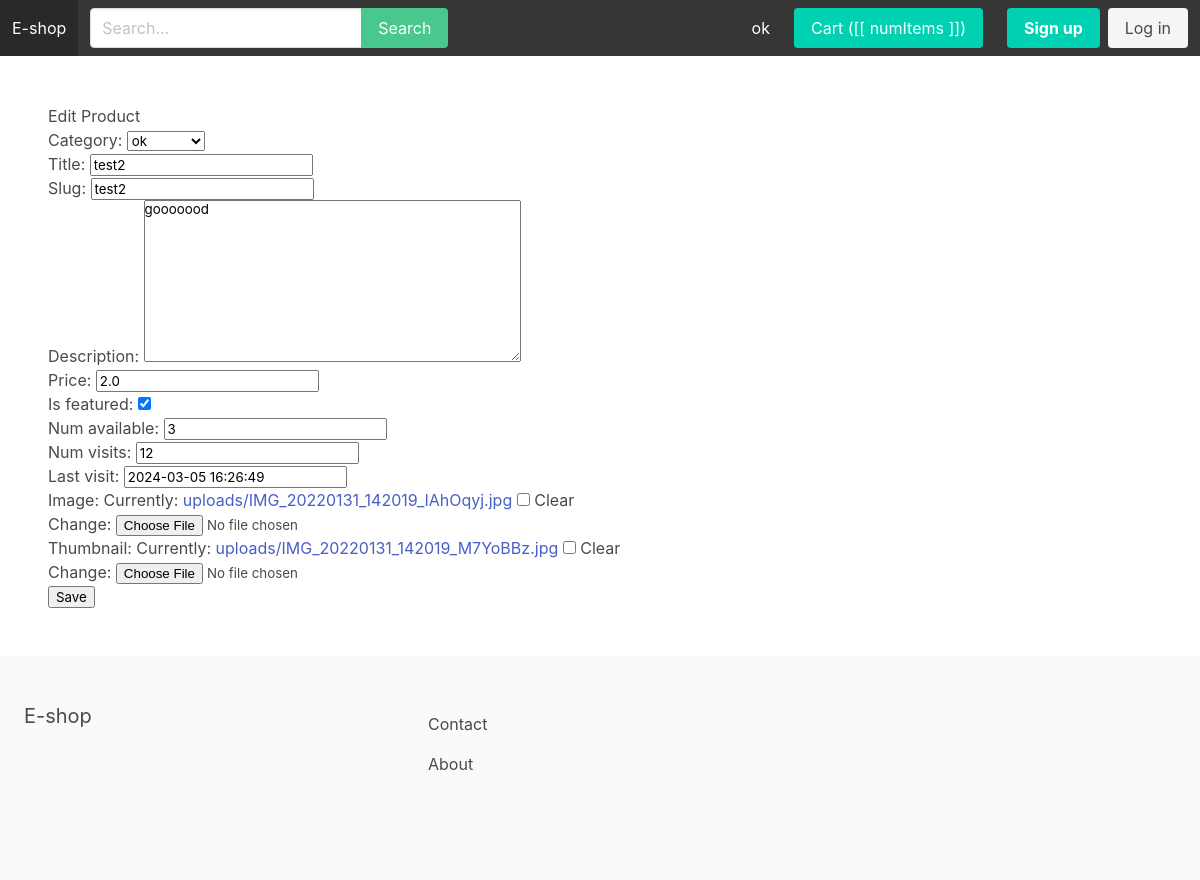
/productManager/edit/3/, run on an earlier commit of the app's database.
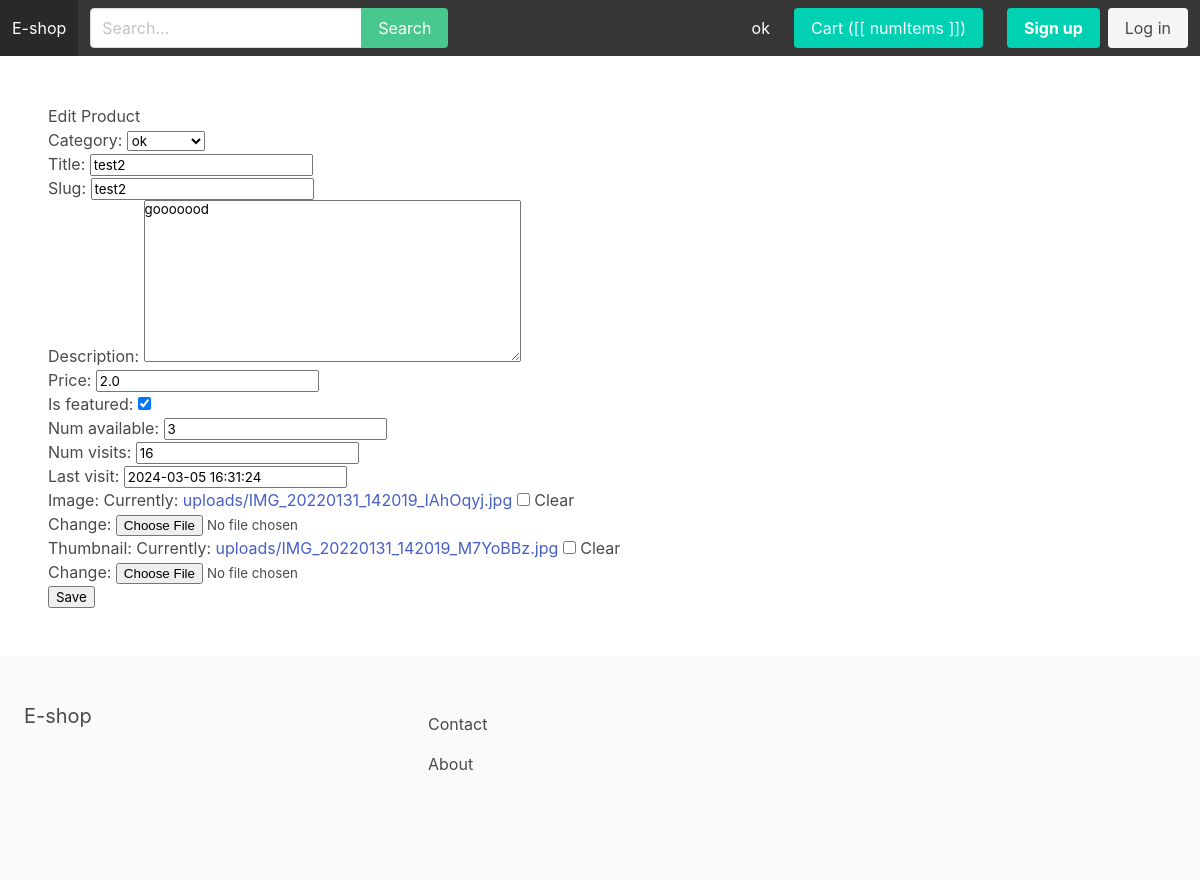
And on a later commit of the database.
### apps/store/models.py (models this page shows, shortened)
class Product(models.Model):
    category = models.ForeignKey(Category, related_name='products', on_delete=models.CASCADE)
    title = models.CharField(max_length=255)
    slug = models.SlugField(max_length=255)
    description = models.TextField(blank=True, null=True)
    price = models.FloatField()
    is_featured = models.BooleanField(default=False)
    num_available = models.IntegerField(default=1)
    num_visits = models.IntegerField(default=0)
    last_visit = models.DateTimeField(blank=True, null=True)
    image = models.ImageField(upload_to='uploads/', blank=True, null=True)
    thumbnail = models.ImageField(upload_to='uploads/', blank=True, null=True)
    date_added = models.DateTimeField(auto_now_add=True)
    class Meta:
        ordering = ('-date_added',)
    """def save(self, *args, **kwargs):
        self.thumbnail = self.make_thumbnail(self.image)

        super().save(*args, **kwargs)"""

### apps/store/views.py (the view, shortened to what this page needs)
# urls.py: path('productManager/edit/<int:pk>/', editProductView.as_view(), name='editProduct'),
class editProductView(UpdateView):
    model = Product
    template_name = "edit_product.html"
    fields = '__all__'

### apps/cart/cart.py (called while the page is built)
    def __iter__(self):
        product_ids = self.cart.keys()
        product_clean_ids = []
        for p in product_ids:
            product_clean_ids.append(p)
            self.cart[str(p)]['product'] = Product.objects.get(pk=p)
        for item in self.cart.values():
            item['total_price'] = float(item['price']) * int(item['quantity'])
            yield item

    def get_total_length(self):
        return sum(int(item['quantity']) for item in self.cart.values())

    def get_total_cost(self):
        return sum(float(item['total_price']) for item in self)

### apps/cart/context_processors.py (called while the page is built)
def cart(request):
    return {'cart': Cart(request)}

### apps/store/context_processors.py (called while the page is built)
def menu_categories(request):
    categories = Category.objects.all()
    return {'menu_categories': categories}

### apps/store/models.py (called while the page is built)
    def __str__(self):
        return self.title

### apps/core/templates/edit_product.html
{% extends 'base.html'%}
{% block content %}
<h1>Edit Product</h1>
<form method="POST" action="">{% csrf_token %}
    {{ form.as_p }}
    <input type="submit" value="Save">
</form>
{% endblock %}

What changed in the data, as far as the page shows it:
changed Product "ok": num_visits "12" → "16"; last_visit "2024-03-05 16:26:49" → "2024-03-05 16:31:24"
